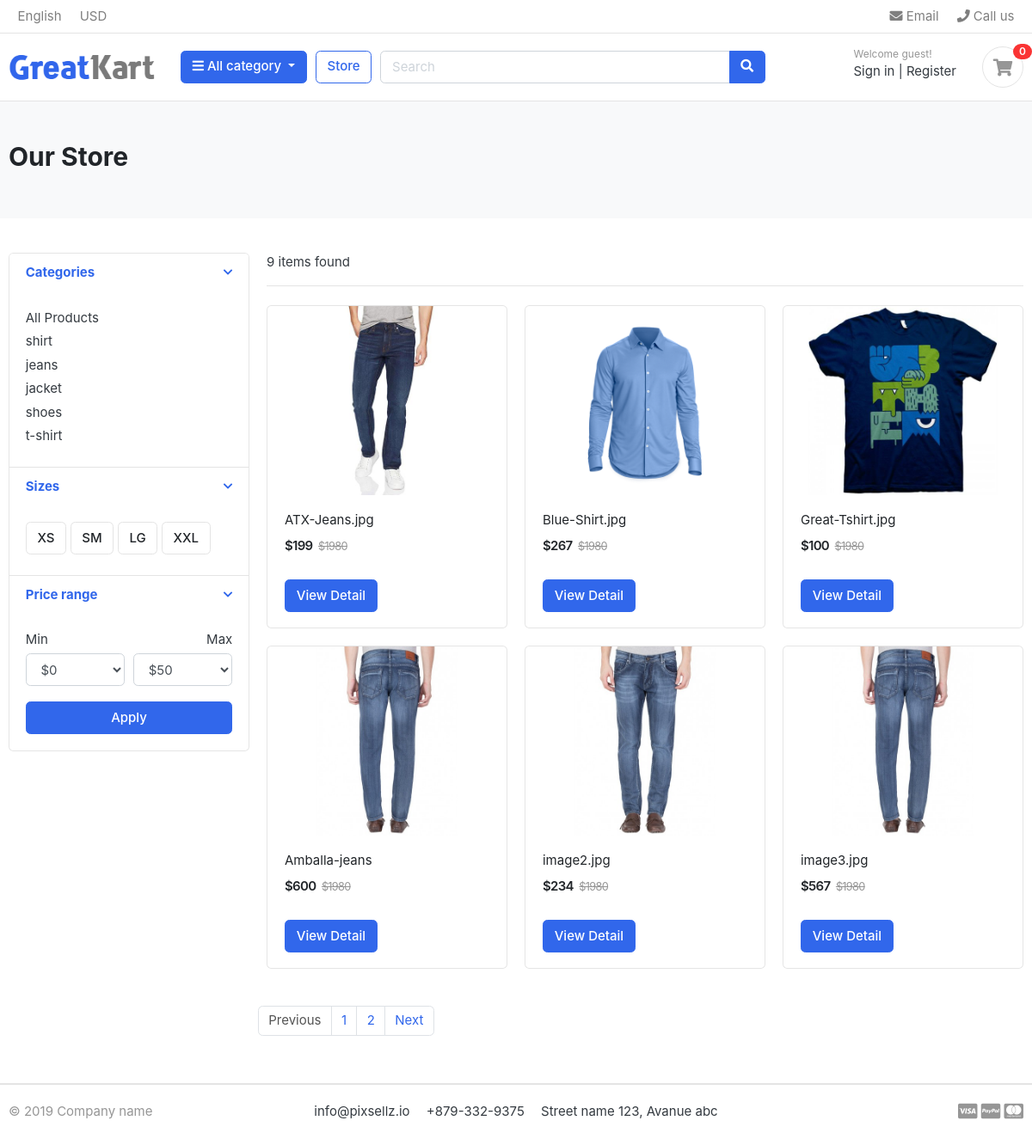
/store/, run on the app's committed database.
### category/models.py (models this page shows, shortened)
class Category(models.Model):
    category_name = models.CharField(max_length=50, unique=True)
    slug = models.SlugField(max_length=150, unique=True)
    description = models.TextField(max_length=500, blank=True)
    cate_image = models.ImageField(upload_to="photos/categories", blank=True)
    def get_url(self):
        return reverse('category-link', args=[self.category_name])
    class Meta:
        verbose_name = 'category'
        verbose_name_plural = 'categories'

### store/models.py (models this page shows, shortened)
class Product(models.Model):
    product_name = models.CharField(max_length=200, unique=True)
    slug = models.SlugField(max_length=200, unique=True)
    description = models.TextField(blank=True)
    image = models.ImageField(upload_to='photos/products')
    category = models.ForeignKey(Category, on_delete=models.CASCADE)
    stock = models.IntegerField()
    price = models.IntegerField()
    is_avaliable = models.BooleanField()
    created_at = models.DateTimeField(auto_now_add=True)
    updated_at = models.DateTimeField(auto_now=True)
    def get_url(self):
        return reverse('product-detail', args=[self.category.slug, self.slug])

### store/views.py (the view)
# urls.py: path('store/', include('store.urls')),
def store(request, category='none'):
    if(category != 'none'):
        category = get_object_or_404(Category, slug=category)
        all_products = Product.objects.all().filter(category=category)
        paged_product = pagination(request, all_products, 2)
    else:
        all_products = Product.objects.all().filter(is_avaliable = True)
        paged_product = pagination(request, all_products, 6)
    context = {
        'all_products' : paged_product,
        'products_count' : all_products.count()
    }
    print(paged_product)
    return render(request, 'store.html', context=context)

### carts/context_processor.py (called while the page is built)
def cart_counter(request):
    counter = 0
    try:
        cart =Cart.objects.filter(cart_id=_cart_id(request))
        cart_items = CartItem.objects.all().filter(cart=cart[:1])
        for _ in cart_items:
          counter += 1
    except Cart.DoesNotExist:
       counter = {}
    return dict(cart_count=counter)

### carts/views.py (called while the page is built)
def _cart_id(request):
    cart = request.session.session_key
    if not cart:
        print('new session key has been added')
        request.session.create()
    return cart

### category/context_processor.py (called while the page is built)
def all_category(request):
    all_category_links = Category.objects.all()
    return {'all_category_links': all_category_links}

### store/views.py (called while the page is built)
def pagination(request, products, per_page):
        paginator = Paginator(products, per_page)
        page = request.GET.get('page')
        paged_product = paginator.get_page(page)
        return paged_product

### templates/store.html (shortened to what this page needs)
{% extends 'base.html' %}
{% block content %}
<section class="section-pagetop bg">
    <div class="container">
	    <h2 class="title-page">Our Store</h2>
    </div>
</section>
<section class="section-content padding-y">
<div class="container">
<div class="row">
	<aside class="col-md-3">
<div class="card">
	<article class="filter-group">
		<header class="card-header">
			<a href="#" data-toggle="collapse" data-target="#collapse_1" aria-expanded="true" class="">
				<i class="icon-control fa fa-chevron-down"></i>
				<h6 class="title">Categories</h6>
			</a>
		</header>
		<div class="filter-content collapse show" id="collapse_1" style="">
			<div class="card-body">
				<ul class="list-menu">
					<li><a href="{% url 'store-page' %}"> All Products </a></li>
					{% for category in all_category_links %}
					<li><a href="{{category.get_url}}">{{category.category_name}} </a></li>
					{% endfor %}
				</ul>
			</div>
		</div>
	</article>
	<article class="filter-group">
		<header class="card-header">
			<a href="#" data-toggle="collapse" data-target="#collapse_4" aria-expanded="true" class="">
				<i class="icon-control fa fa-chevron-down"></i>
				<h6 class="title">Sizes </h6>
			</a>
		</header>
		<div class="filter-content collapse show" id="collapse_4" style="">
			<div class="card-body">
			  <label class="checkbox-btn">
			    <span class="btn btn-light"> XS </span>
			  </label>
			  <label class="checkbox-btn">
			    <span class="btn btn-light"> SM </span>
			  </label>
			  <label class="checkbox-btn">
			    <span class="btn btn-light"> LG </span>
			  </label>
			  <label class="checkbox-btn">
			    <span class="btn btn-light"> XXL </span>
			  </label>
		</div>
		</div>
	</article>
	<article class="filter-group">
		<header class="card-header">
			<a href="#" data-toggle="collapse" data-target="#collapse_3" aria-expanded="true" class="">
				<i class="icon-control fa fa-chevron-down"></i>
				<h6 class="title">Price range </h6>
			</a>
		</header>
		<div class="filter-content collapse show" id="collapse_3" style="">
			<div class="card-body">
				<div class="form-row">
				<div class="form-group col-md-6">
				  <label>Min</label>
				  	<select class="mr-2 form-control">
						<option value="0">$0</option>
					</select>
				</div>
				<div class="form-group text-right col-md-6">
				  <label>Max</label>
				  	<select class="mr-2 form-control">
						<option value="50">$50</option>
					</select>
				</div>
				</div>
				<button class="btn btn-block btn-primary">Apply</button>
			</div>
		</div>
	</article>
</div>
	</aside>
	<main class="col-md-9">
<header class="border-bottom mb-4 pb-3">
		<div class="form-inline">
			<span class="mr-md-auto">{{ products_count }} items found </span>
		</div>
</header>
<div class="row">
	{% for product in all_products %}
	<div class="col-md-4">
		<figure class="card card-product-grid">
			<div class="img-wrap">
				<img src="{{product.image.url}}">
			</div>
			<figcaption class="info-wrap">
				<div class="fix-height">
					<a href="{{product.get_url}}" class="title">{{product.product_name}}</a>
					<div class="price-wrap mt-2">
						<span class="price">${{ product.price }}</span>
						<del class="price-old">$1980</del>
					</div>
				</div>
				<a href="{{product.get_url}}" class="btn btn-primary"> View Detail </a>
			</figcaption>
		</figure>
	</div>
	{% endfor %}
<nav class="mt-4" aria-label="Page navigation sample">
	{% if all_products.has_other_pages %}
	  <ul class="pagination">
			{% if all_products.has_previous %}
	    <li class="page-item"><a class="page-link" href="?page={{products.previous_page_number}}">Previous</a></li>
			{% else %}
			<li class="page-item disabled"><a class="page-link" href="#">Previous</a></li>
			{% endif %}
			{% for i in all_products.paginator.page_range %}
				{% if products.number == i %}
	    		<li class="page-item active"><a class="page-link" href="#">{{i}}</a></li>
				{% else %}
					<li class="page-item"><a class="page-link" href="?page={{i}}">{{i}}</a></li>
				{% endif %}
	    {% endfor %}
			{% if all_products.has_next %}
	    	<li class="page-item"><a class="page-link" href="?page={{products.next_page_number}}">Next</a></li>
			{% else %}
				<li class="page-item disabled"><a class="page-link" href="#">Next</a></li>
			{% endif %}
	  </ul>
	{% endif %}
</nav>
	</main>
</div>
</div>
</section>
{% endblock content %}

### templates/base.html (shortened to what this page needs)
{% load static %}
<!DOCTYPE HTML>
<html lang="en">
<head>
<link href='{% static "css/bootstrap.css" %}'rel="stylesheet" type="text/css"/>
<link href='{% static "fonts/fontawesome/css/all.min.css" %}' type="text/css" rel="stylesheet">
<link href='{% static "css/ui.css" %}' rel="stylesheet" type="text/css"/>
<link href='{% static "css/responsive.css" %}' rel="stylesheet" media="only screen and (max-width: 1200px)" />
</head>
<body>
    {% include 'includes/navbar.html' %}
    {% block content %}{% endblock content %}
    {% include 'includes/footer.html' %}
</body>
</html>

### templates/includes/navbar.html (shortened to what this page needs)
{% load static %}
<header class="section-header">
  <nav class="navbar p-md-0 navbar-expand-sm navbar-light border-bottom">
    <div class="container">
      <div class="collapse navbar-collapse" id="navbarTop4">
        <ul class="navbar-nav mr-auto">
          <li class="nav-item dropdown">
            <a href="#" class="nav-link"> English </a>
          </li>
          <li class="nav-item dropdown">
            <a href="#" class="nav-link"> USD </a>
          </li>
        </ul>
        <ul class="navbar-nav">
          <li>
            <a href="#" class="nav-link">
              <i class="fa fa-envelope"></i> Email
            </a>
          </li>
          <li>
            <a href="#" class="nav-link">
              <i class="fa fa-phone"></i> Call us
            </a>
          </li>
        </ul>
      </div>
    </div>
  </nav>
  <section class="header-main border-bottom">
    <div class="container">
      <div class="row align-items-center">
        <div class="col-lg-2 col-md-3 col-6">
          <a href="{% url 'home' %}" class="brand-wrap">
            <img class="logo" src='{% static "./images/logo.png" %}' />
          </a>
        </div>
        <div class="col-lg col-sm col-md col-6 flex-grow-0">
          <div class="category-wrap dropdown d-inline-block float-right">
            <button
              type="button"
              class="btn btn-primary dropdown-toggle"
              data-toggle="dropdown"
            >
              <i class="fa fa-bars"></i> All category
            </button>
          </div>
        </div>
        <a href="{% url 'store-page' %}" class="btn btn-outline-primary"
          >Store</a
        >
        <div class="col-lg col-md-6 col-sm-12 col">
          <form action="{% url 'search' %}" class="search" method="get">
            <div class="input-group w-100">
              <input
                type="text"
                class="form-control"
                style="width: 60%"
                placeholder="Search"
                name="keyword"
              />
              <div class="input-group-append">
                <button class="btn btn-primary" type="submit">
                  <i class="fa fa-search"></i>
                </button>
              </div>
            </div>
          </form>
        </div>
        <div class="col-lg-3 col-sm-6 col-8 order-2 order-lg-3">
          <div class="d-flex justify-content-end mb-3 mb-lg-0">
            <div class="widget-header">
              <small class="title text-muted">Welcome guest!</small>
              <div>
                <a href="./signin.html">Sign in</a>
                <span class="dark-transp"> | </span>
                <a href="./register.html"> Register</a>
              </div>
            </div>
            <a href="{% url 'cart-page' %}" class="widget-header pl-3 ml-3">
              <div class="icon icon-sm rounded-circle border">
                <i class="fa fa-shopping-cart"></i>
              </div>
              <span class="badge badge-pill badge-danger notify"
                >{{ cart_count }}</span
              >
            </a>
          </div>
        </div>
      </div>
    </div>
  </section>
</header>

### templates/includes/footer.html
<footer class="section-footer border-top">
	<div class="container">
		<section class="footer-bottom border-top row">
			<div class="col-md-2">
				<p class="text-muted"> &copy 2019 Company name </p>
			</div>
			<div class="col-md-8 text-md-center">
				<span  class="px-2">info@pixsellz.io</span>
				<span  class="px-2">+879-332-9375</span>
				<span  class="px-2">Street name 123, Avanue abc</span>
			</div>
			<div class="col-md-2 text-md-right text-muted">
				<i class="fab fa-lg fa-cc-visa"></i>
				<i class="fab fa-lg fa-cc-paypal"></i>
				<i class="fab fa-lg fa-cc-mastercard"></i>
			</div>
		</section>
	</div>
</footer>

### static/css/ui.css (style rules this page uses)
html { font-family: "Inter", sans-serif; font-size: 15px; }
.img-wrap { text-align: center; display: block; }
.img-wrap img { max-width: 100%; }
.price-wrap { letter-spacing: -0.7px; }
.icon-xs, .icon-sm, .icon-md, .icon-lg { display: inline-block; text-align: center; flex-shrink: 0; flex-grow: 0; }
.icon-sm { width: 48px; height: 48px; line-height: 48px !important; font-size: 20px; }
.padding-y { padding-top: 40px; padding-bottom: 40px; }
figure { margin-bottom: 0; }
article:after, .form-group:after { display: block; clear: both; content: ""; }
.bg { background-color: #f8f9fa; }
.title-page { color: #212529; }
p:last-child { margin-bottom: 0; }
.header-main { position: relative; padding-top: 1rem; padding-bottom: 1rem; }
.brand-wrap .logo, .navbar-brand .logo { margin-right: 7px; max-height: 42px; display: inline-block; }
.widget-header { display: inline-block; vertical-align: middle; position: relative; }
.widget-header a { color: #343a40; }
.widget-header i { color: #969696; }
.widget-header .title { display: block; }
.widget-header .notify { position: absolute; top: -3px; right: -10px; }
.footer-bottom { padding-top: 20px; padding-bottom: 20px; }
.btn-light { background-color: #fff; border-color: #e4e4e4; }
[class*=list-] li:after { visibility: hidden; display: block; content: ""; overflow: hidden; height: 0; clear: both; }
.list-menu { list-style: none; margin: 0; padding-left: 0; }
.list-menu li { margin-bottom: 5px; }
.list-menu a { color: #343a40; }
[class*=card-product] a.title { color: #212529; display: block; }
[class*=card-product] .img-wrap { overflow: hidden; position: relative; }
[class*=card-product] .img-wrap img { height: 100%; max-width: 100%; width: auto; display: inline-block; -o-object-fit: cover; object-fit: cover; }
.card-product-grid { margin-bottom: 20px; }
.card-product-grid .img-wrap { border-radius: 0.2rem 0.2rem 0 0; height: 220px; }
.card-product-grid .info-wrap { overflow: hidden; padding: 18px 20px; }
.card-product-grid .fix-height { height: 80px; overflow: hidden; }
.card .img-wrap { overflow: hidden; }
.notify { position: absolute; top: -4px; right: -10px; display: inline-block; padding: 0.25em 0.6em; font-size: 12px; line-height: 1; text-align: center; border-radius: 3rem; color: #fff; background-color: #fa3434; }
.price { font-weight: 600; color: #212529; }
.price-old { color: #969696; margin-left: 3px; font-size: 85%; }
.icon-control { margin-top: 5px; float: right; font-size: 80%; }
.card-header .title { margin-bottom: 0; line-height: 1.5; }
.filter-group { border-bottom: 1px solid #e4e4e4; }
.filter-group .card-header { border-bottom: 0; }
.filter-group:last-child { border-bottom: 0; }
.checkbox-btn { position: relative; }
.section-pagetop { padding: 45px 0; }

### data on the page
Category: category_name "shirt"
Category: category_name "jeans"
Category: category_name "jacket"
Category: category_name "shoes"
Category: category_name "t-shirt"
Product: image (picture), product_name "ATX-Jeans.jpg", price "199"
Product: image (picture), product_name "Blue-Shirt.jpg", price "267"
Product: image (picture), product_name "Great-Tshirt.jpg", price "100"
Product: image (picture), product_name "Amballa-jeans", price "600"
Product: image (picture), product_name "image2.jpg", price "234"
Product: image (picture), product_name "image3.jpg", price "567"

### other printed values
{{ cart_count }} "0"
{{ products_count }} "9"
{{ i }} "1" "2"
